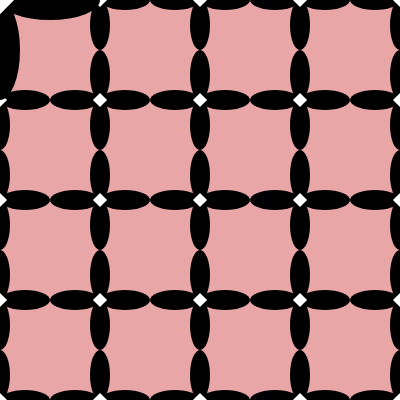
Frame 1 (no input)
Frame 60 (no input): identical to frame 1, image omitted
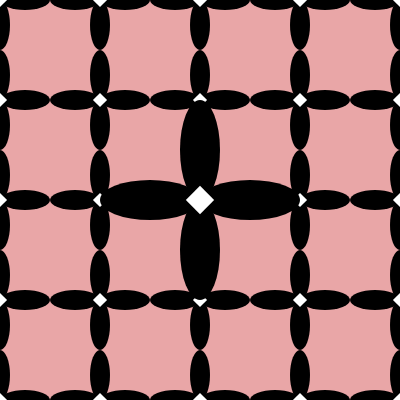
Frame 120 (the mouse pressed at the canvas centre since frame 60)

The p5.js sketch that drew these frames (run headless with seeded random() and noise() and a simulated clock; from frame 60 on, the mouse is pressed at the canvas centre):

// p5.js sketch
// ── sketch.js
// DM2008 — Activity 3b
// One Function Wonder (20 min)
//
// Write a function that draws a shape or group of shapes.
// It should take at least one parameter — try x, y, size, or color.
// Call it several times with different values to create variation.
//
// Ideas: a simple face, a flower, a house, an icon.
// Example: myShape(100, 200, 50); myShape(300, 200, 80);
//
// Stretch: call your function inside a for loop to create a repeating pattern.

function setup() {
  createCanvas(400, 400);
  rectMode(CENTER);
}

function draw() {
  background("#e9a6a7");
  let spacing = 100;
  for (let i=0; i<10; i++) {
    for (let j=0; j<10; j++) {
      molly(i * spacing,j*spacing,50)
    }
  }
  molly(mouseX, mouseY, 100);
  
  
  function molly (x,y, size) {
    // petals
    noStroke();
    fill (color(0));
    ellipse(x, y-size/2, size/2.5, size);
    ellipse(x-size/2, y, size, size/2.5);
    ellipse(x, y+size/2, size/2.5, size);
    ellipse(x+size/2, y, size, size/2.5);

    // Center
    push();
    translate(x, y)
    rotate(QUARTER_PI)
    fill(color(255))
    rect(0, 0, size/5, size/5)
    pop();
  }
}

// Define your function outside draw()
// It can be called from anywhere in your sketch
